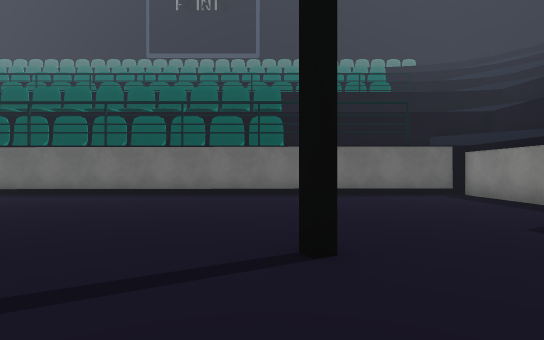
[1] (above)

18 first-person views from a walk through a Unity game level. The camera is 1.3 m above the floor, looks level and sees 80° across. The floor is counted in squares, 2 m on a side. Each view is taken from the middle of a square. On the plan, view 1 faces up. The plan holds only what a view shows up to about 10 squares ahead; the rest is blank. The place goes on beyond the plan. Some animated figures are left out. Some surface patterns are stand-ins.

[2]
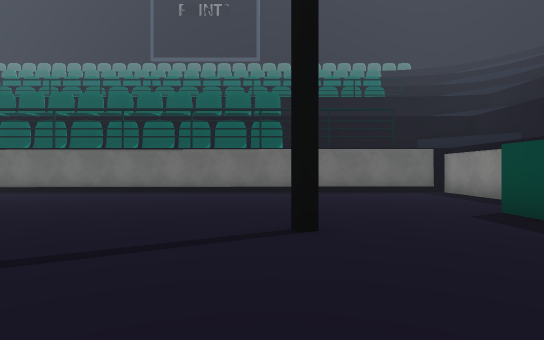

[3]
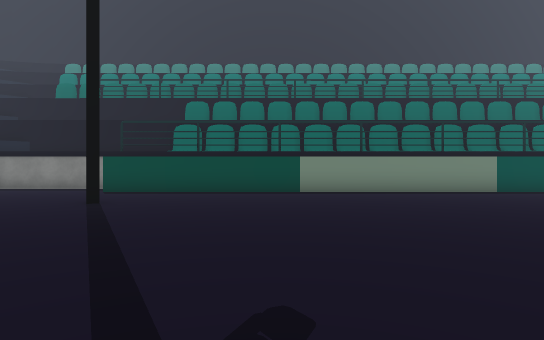

[4]
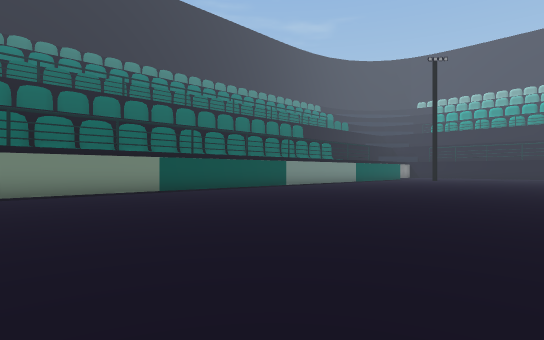

[5]
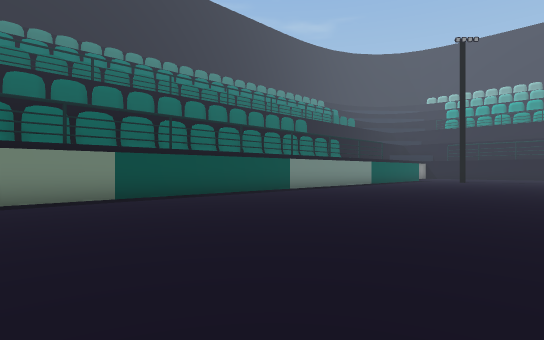

[6]
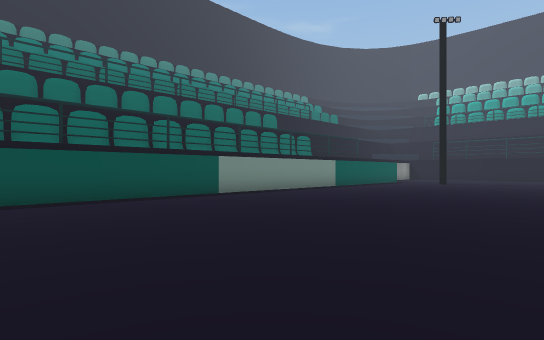

[7]
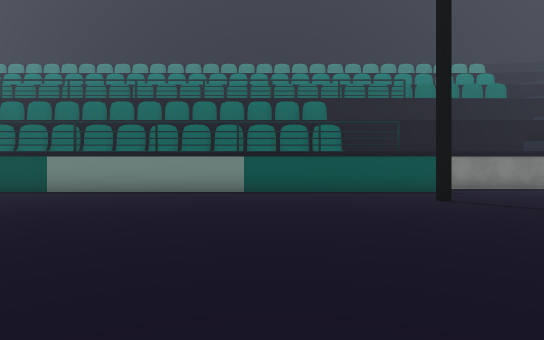

[8]
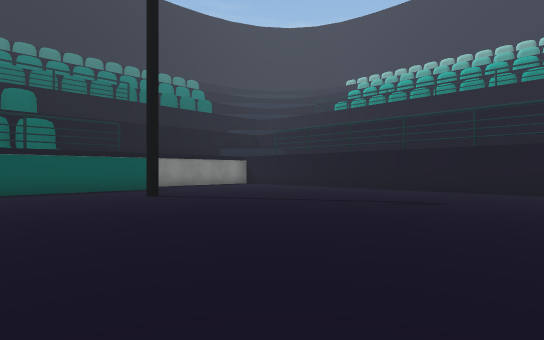

[9]
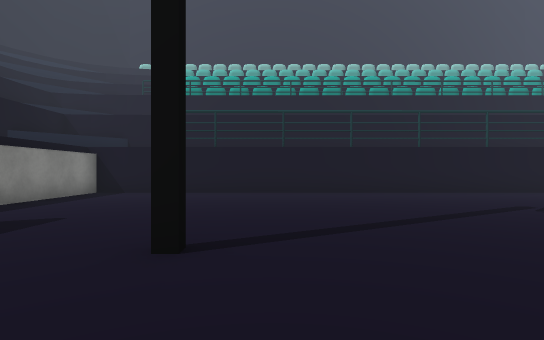

[10]
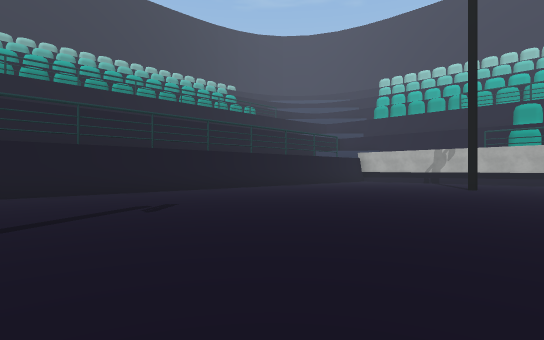

[11]
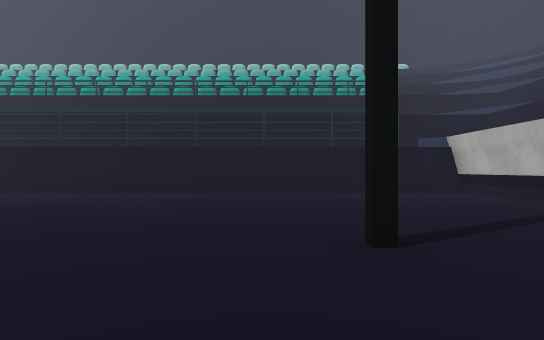

[12]
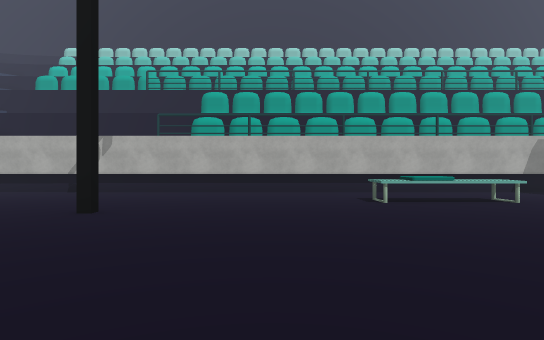

[13]
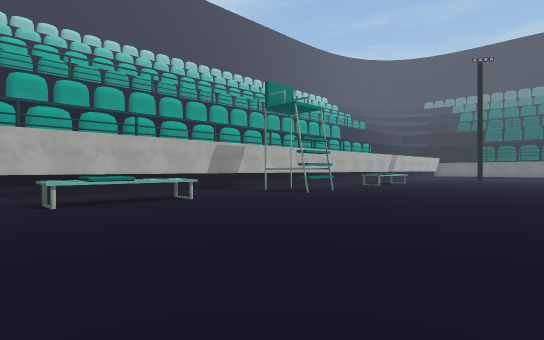

[14]
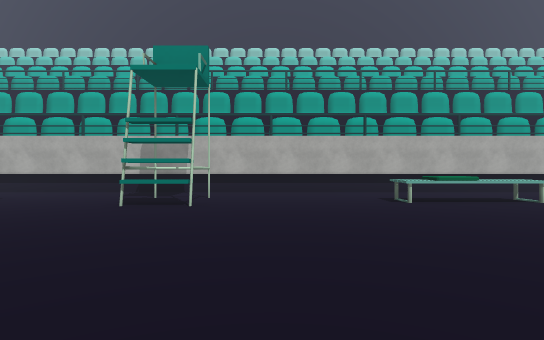

[15]
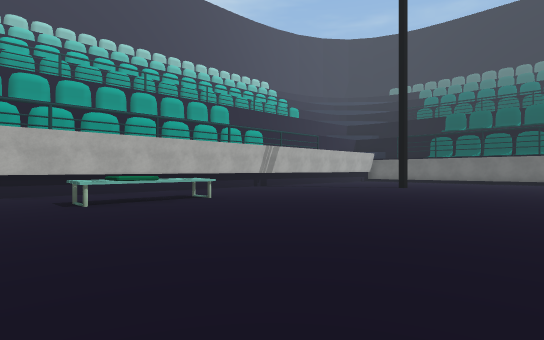

[16]
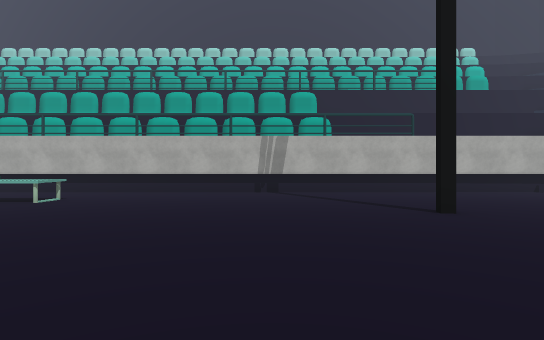

[17]
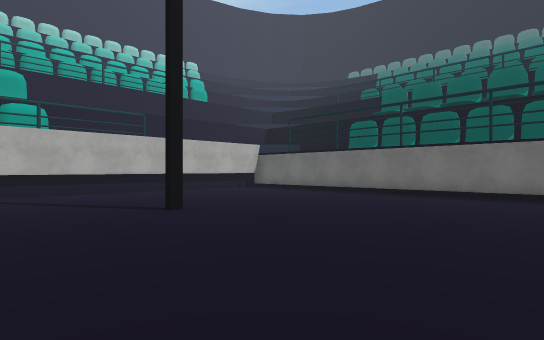

[18]
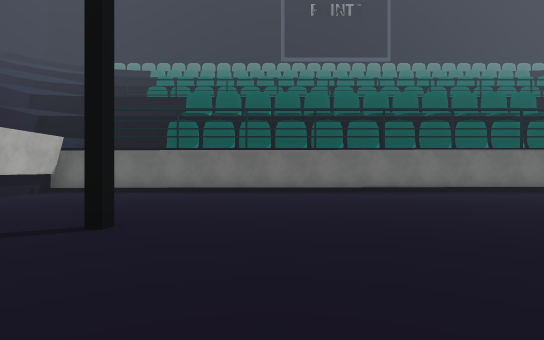

### Floor plan
Points are (right, up) in squares from view 1. A wall is a line through its corners. A room is listed if a view was taken in it or the views show most of it. See-through windows are left out.
Room 1 (views 1, 2, 3, 4, 5, 6, 7, 8, 9, 10, 11, 12, 13, 14, 15, 16, 17, 18)
walls: (-16.2, -11.4) (-14.8, -11.4) (-14.8, -12.7) (-15.9, -12.7); (-16.4, -12.7) (-15, -12.7); (3.5, -24.9) (3.5, 4); (5, 5.9) (5, 8.5) (-18.6, 8.6); (-18.5, -30.2) (5, -30.2) (5, -26.9); (-18.3, 8.6) (-18.3, -30.2)
low walls: (-15.4, -6.7) (-16, -6.7) (-16, -7.5); (-15.5, -6.8) (-15.5, -7.4) (-16.2, -7.4); (-15.3, -16) (-15.3, -18.9); (-15.5, -16) (-15.5, -17.4); (-16, -16) (-16, -17.1); (-15.3, -4.5) (-15.3, -7.4); (-15.4, -18.2) (-16.1, -18.2); (-15.5, -18.1) (-15.5, -18.9) (-16.2, -18.9); (-16, -4.5) (-16, -5.9); (-16.2, -4.5) (-15.5, -4.5) (-15.5, -5.9); (-18.5, 6.8) (-18.5, -30.2)

Where each view was taken, in squares from view 1:
view 1: 0 up, 0 right, facing up
view 2: 1 down, 0 right, facing up
view 3: 1 down, 6 left, facing right
view 4: 3 down, 6 left, facing down-right
view 5: 5 down, 4 left, facing down-right
view 6: 8 down, 4 left, facing down-right
view 7: 20 down, 6 left, facing right
view 8: 20 down, 7 left, facing down-right
view 9: 21 down, 0 right, facing down
view 10: 21 down, 2 left, facing down-left
view 11: 21 down, 13 left, facing down
view 12: 21 down, 9 left, facing left
view 13: 20 down, 9 left, facing up-left
view 14: 10 down, 9 left, facing left
view 15: 9 down, 9 left, facing up-left
view 16: 0 up, 9 left, facing left
view 17: 0 up, 9 left, facing up-left
view 18: 1 down, 12 left, facing up
